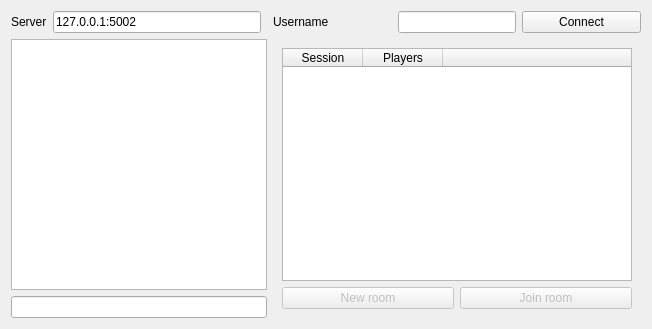
<?xml version="1.0" encoding="UTF-8"?>
<ui version="4.0">
 <class>Lobby</class>
 <widget class="QWidget" name="Lobby">
  <property name="geometry">
   <rect>
    <x>0</x>
    <y>0</y>
    <width>652</width>
    <height>329</height>
   </rect>
  </property>
  <property name="windowTitle">
   <string>Form</string>
  </property>
  <layout class="QGridLayout" name="gridLayout">
   <item row="0" column="5">
    <widget class="QPushButton" name="connectButton">
     <property name="sizePolicy">
      <sizepolicy hsizetype="Expanding" vsizetype="Fixed">
       <horstretch>0</horstretch>
       <verstretch>0</verstretch>
      </sizepolicy>
     </property>
     <property name="text">
      <string>Connect</string>
     </property>
     <property name="checkable">
      <bool>true</bool>
     </property>
    </widget>
   </item>
   <item row="3" column="0" colspan="3">
    <widget class="QLineEdit" name="messageEdit"/>
   </item>
   <item row="0" column="3">
    <widget class="QLabel" name="label_4">
     <property name="sizePolicy">
      <sizepolicy hsizetype="Expanding" vsizetype="Preferred">
       <horstretch>0</horstretch>
       <verstretch>0</verstretch>
      </sizepolicy>
     </property>
     <property name="text">
      <string>Username</string>
     </property>
    </widget>
   </item>
   <item row="0" column="4">
    <widget class="QLineEdit" name="userEdit"/>
   </item>
   <item row="0" column="1">
    <widget class="QLineEdit" name="serverEdit">
     <property name="text">
      <string>127.0.0.1:5002</string>
     </property>
    </widget>
   </item>
   <item row="2" column="0" colspan="3">
    <widget class="QPlainTextEdit" name="chat">
     <property name="readOnly">
      <bool>true</bool>
     </property>
    </widget>
   </item>
   <item row="0" column="0">
    <widget class="QLabel" name="label">
     <property name="text">
      <string>Server</string>
     </property>
    </widget>
   </item>
   <item row="2" column="3" rowspan="2" colspan="3">
    <widget class="QStackedWidget" name="stackedWidget">
     <property name="currentIndex">
      <number>0</number>
     </property>
     <widget class="QWidget" name="sessionsPage">
      <layout class="QGridLayout" name="gridLayout_2">
       <item row="0" column="0" colspan="2">
        <widget class="QTableWidget" name="sessionsTable">
         <property name="editTriggers">
          <set>QAbstractItemView::NoEditTriggers</set>
         </property>
         <property name="selectionMode">
          <enum>QAbstractItemView::SingleSelection</enum>
         </property>
         <property name="selectionBehavior">
          <enum>QAbstractItemView::SelectRows</enum>
         </property>
         <attribute name="horizontalHeaderCascadingSectionResizes">
          <bool>false</bool>
         </attribute>
         <attribute name="horizontalHeaderDefaultSectionSize">
          <number>80</number>
         </attribute>
         <attribute name="horizontalHeaderShowSortIndicator" stdset="0">
          <bool>false</bool>
         </attribute>
         <attribute name="horizontalHeaderStretchLastSection">
          <bool>true</bool>
         </attribute>
         <attribute name="verticalHeaderMinimumSectionSize">
          <number>20</number>
         </attribute>
         <attribute name="verticalHeaderDefaultSectionSize">
          <number>20</number>
         </attribute>
         <column>
          <property name="text">
           <string>Session</string>
          </property>
         </column>
         <column>
          <property name="text">
           <string>Players</string>
          </property>
         </column>
         <column>
          <property name="text">
           <string/>
          </property>
         </column>
        </widget>
       </item>
       <item row="1" column="0">
        <widget class="QPushButton" name="newButton">
         <property name="enabled">
          <bool>false</bool>
         </property>
         <property name="text">
          <string>New room</string>
         </property>
        </widget>
       </item>
       <item row="1" column="1">
        <widget class="QPushButton" name="joinButton">
         <property name="enabled">
          <bool>false</bool>
         </property>
         <property name="text">
          <string>Join room</string>
         </property>
        </widget>
       </item>
      </layout>
     </widget>
     <widget class="QWidget" name="roomPage">
      <layout class="QGridLayout" name="gridLayout_3">
       <item row="5" column="1">
        <widget class="QPushButton" name="buttonReady">
         <property name="text">
          <string>Ready</string>
         </property>
        </widget>
       </item>
       <item row="3" column="0">
        <widget class="QLabel" name="label_5">
         <property name="text">
          <string>Mods mismatch</string>
         </property>
        </widget>
       </item>
       <item row="5" column="0">
        <widget class="QPushButton" name="buttonLeave">
         <property name="text">
          <string>Leave</string>
         </property>
        </widget>
       </item>
       <item row="4" column="0" colspan="2">
        <widget class="QListWidget" name="modsList">
         <property name="editTriggers">
          <set>QAbstractItemView::NoEditTriggers</set>
         </property>
         <property name="selectionMode">
          <enum>QAbstractItemView::NoSelection</enum>
         </property>
        </widget>
       </item>
       <item row="2" column="0" colspan="2">
        <widget class="QListWidget" name="playersList">
         <property name="editTriggers">
          <set>QAbstractItemView::NoEditTriggers</set>
         </property>
         <property name="selectionMode">
          <enum>QAbstractItemView::SingleSelection</enum>
         </property>
         <property name="selectionBehavior">
          <enum>QAbstractItemView::SelectRows</enum>
         </property>
        </widget>
       </item>
       <item row="1" column="1">
        <widget class="QPushButton" name="kickButton">
         <property name="text">
          <string>Kick player</string>
         </property>
        </widget>
       </item>
       <item row="1" column="0">
        <widget class="QLabel" name="label_3">
         <property name="text">
          <string>Players in the room</string>
         </property>
        </widget>
       </item>
      </layout>
     </widget>
    </widget>
   </item>
  </layout>
 </widget>
 <resources/>
 <connections/>
</ui>
